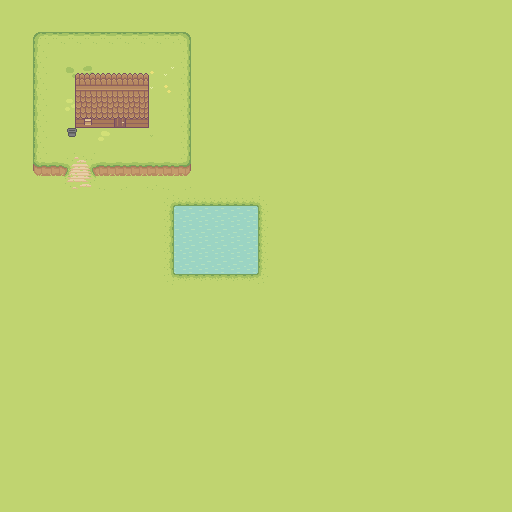

Below is a game level as drawn by its tile map, then a one-line description and the .tmx that defines it (tile-layer data replaced by summaries):
An orthogonal 32x32 tile map with 16x16 px tiles, 7 tile layers (water, grass2, grass, grassDecoration, ...), 6 tilesets and 10 objects.

<map version="1.8" tiledversion="1.8.2" orientation="orthogonal" renderorder="right-down" width="32" height="32" tilewidth="16" tileheight="16" infinite="0" nextlayerid="15" nextobjectid="79">
 <editorsettings>
  <export target="viviMap.lua" format="lua" />
 </editorsettings>
 <tileset firstgid="1" name="Grass" tilewidth="16" tileheight="16" tilecount="80" columns="10">
  <image source="assets/originalSprites/SproutLands/Tilesets/Grass.png" width="160" height="128" />
 </tileset>
 <tileset firstgid="81" name="Hills" tilewidth="16" tileheight="16" tilecount="36" columns="6">
  <image source="assets/originalSprites/SproutLands/Tilesets/Hills.png" width="96" height="96" />
 </tileset>
 <tileset firstgid="117" name="Fences" tilewidth="16" tileheight="16" tilecount="16" columns="4">
  <image source="assets/originalSprites/SproutLands/Tilesets/Fences.png" width="64" height="64" />
 </tileset>
 <tileset firstgid="133" name="Tilled Dirt" tilewidth="16" tileheight="16" tilecount="64" columns="8">
  <image source="assets/originalSprites/SproutLands/Tilesets/Tilled Dirt.png" width="128" height="128" />
 </tileset>
 <tileset firstgid="197" name="Water" tilewidth="16" tileheight="16" tilecount="4" columns="4">
  <image source="assets/originalSprites/SproutLands/Tilesets/Water.png" width="64" height="16" />
  <tile id="0">
   <animation>
    <frame tileid="0" duration="150" />
    <frame tileid="1" duration="150" />
    <frame tileid="2" duration="150" />
    <frame tileid="3" duration="150" />
   </animation>
  </tile>
 </tileset>
 <tileset firstgid="201" name="Wooden House" tilewidth="16" tileheight="16" tilecount="35" columns="7">
  <image source="assets/originalSprites/SproutLands/Tilesets/Wooden House.png" width="112" height="80" />
 </tileset>
 <layer id="5" name="water" width="32" height="32">
  <data>[1024 cells, 42 non-empty, 1 distinct tile ids]</data>
 </layer>
 <layer id="3" name="grass2" width="32" height="32">
  <data>[1024 cells, 31 non-empty, 1 distinct tile ids]</data>
 </layer>
 <layer id="1" name="grass" width="32" height="32">
  <data>[1024 cells, 1004 non-empty, 26 distinct tile ids]</data>
 </layer>
 <layer id="4" name="grassDecoration" width="32" height="32">
  <data>[1024 cells, 11 non-empty, 11 distinct tile ids]</data>
 </layer>
 <layer id="10" name="house3" width="32" height="32">
  <data>[1024 cells, 1 non-empty, 1 distinct tile ids]</data>
 </layer>
 <layer id="9" name="house2" width="32" height="32">
  <data>[1024 cells, 7 non-empty, 6 distinct tile ids]</data>
 </layer>
 <layer id="8" name="house1" width="32" height="32">
  <data>[1024 cells, 24 non-empty, 12 distinct tile ids]</data>
 </layer>
 <objectgroup id="2" name="Collisions">
  <object id="24" x="32" y="165" width="32" height="1" />
  <object id="25" x="96" y="165" width="96" height="1" />
  <object id="26" x="192" y="32" width="1" height="128" />
  <object id="27" x="32" y="32" width="1" height="128" />
  <object id="28" x="32" y="32" width="160" height="1" />
  <object id="78" x="75" y="74.875" width="73.875" height="43.125" />
 </objectgroup>
 <group id="11" name="Spawn">
  <objectgroup id="7" name="Tree">
   <object id="65" x="80" y="352" width="16" height="16" />
   <object id="66" x="208" y="352" width="16" height="16" />
  </objectgroup>
  <objectgroup id="13" name="Aurora">
   <object id="70" x="208" y="208" width="16" height="16" />
  </objectgroup>
  <objectgroup id="12" name="Cow">
   <object id="71" x="48" y="288" width="16" height="16" />
  </objectgroup>
 </group>
</map>
